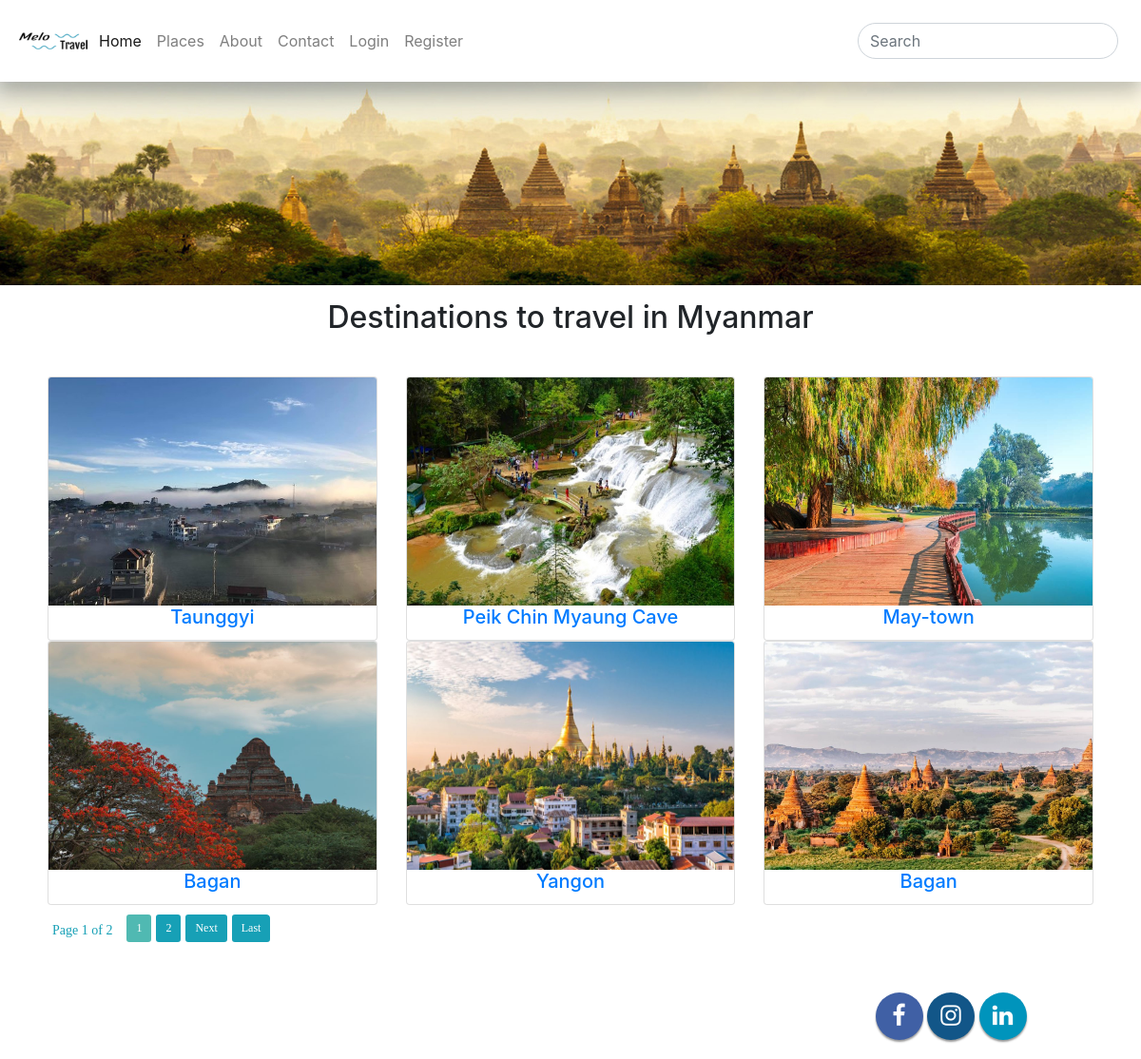
Page /places.php on the committed database.
### tables this page shows
CREATE TABLE `travelplaces` (
  `placeID` int(11) NOT NULL,
  `photo` varchar(30) NOT NULL,
  `title` varchar(50) NOT NULL,
  `description` varchar(500) NOT NULL,
  `regionID` int(11) NOT NULL,
  `createDate` timestamp NOT NULL DEFAULT current_timestamp()
);

### apartment.php (the view, shortened to what this page needs)
<div class="card-group">
<?php
include("connect.php");
$page = (int) (!isset($_GET["page"]) ?1 : $_GET["page"]);
$limit = 6;
$startpoint = ($page * $limit) - $limit;
$statement="travelplaces order by placeID desc";
include("pager_function.php");
$result=mysqli_query($con,"Select * from travelplaces order by placeID desc LIMIT $startpoint,$limit");
while ($row=mysqli_fetch_array($result)){
  $pid=$row["placeID"];
  $photo=$row['photo'];
  $title=$row['title'];
  ?>
<div class="col col-sm-4">
  <div class="card">
    <a href="place_detail.php?p_id=<?php echo $pid;?>" id="list"
      style="padding: 0;">
      <img class="card-img-top" src="images/<?php echo $photo;?>"
     alt="Card image cap" style="height: 15rem;">
     <h5 class="card-title"><?php echo$title; ?></h5>
  </div>
</div>
  <?php
}
?>
<?php
echo "<div id='pagingg'>";
echo pagination($con,$statement,$limit,$page);
echo "</div>";
?>
</div>

### css/style.css (style rules this page uses)
.card-group { padding: 20px; }
.card-title { text-align: center; }
#list { text-decoration: none; }

### css/A_green.css (style rules this page uses)
ul.pagination li a { border-radius:3px; -moz-border-radius:3px; -webkit-border-radius:3px; padding:6px 9px 6px 9px; }
ul.pagination li a { color: #fff; background:#17a0b6; background:-moz-linear-gradient(top,#17a0b6,#17a0b6); background:-webkit-gradient(linear,0 0,0 100%,from(#17a0b6),to(#17a0b6)); }

### css/pagination.css (style rules this page uses)
#pagingg ul.pagination li a { color: white; display:block; text-decoration:none; padding:7px 10px 7px 10px; }

### rows in the picture
travelplaces: photo (picture), title "Taunggyi"
travelplaces: photo (picture), title "Peik Chin Myaung Cave"
travelplaces: photo (picture), title "May-town"
travelplaces: photo (picture), title "Bagan"
travelplaces: photo (picture), title "Yangon"
travelplaces: photo (picture), title "Bagan"

### other values in the picture
$page "1"
$lastpage "2"
